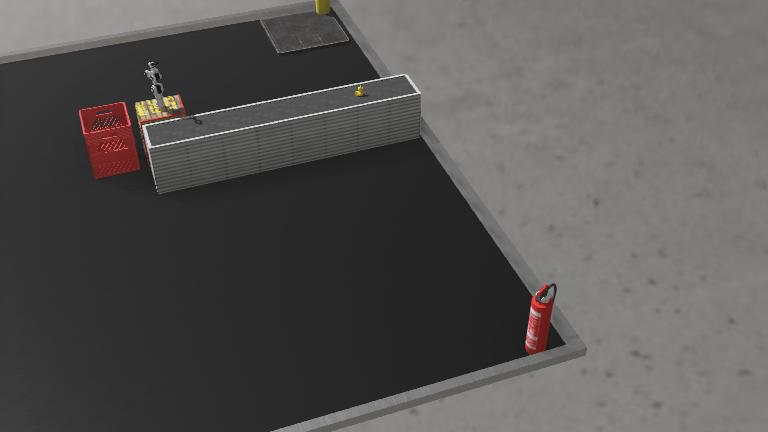
#> input picture worlds/.ps3.jpg, 768 x 432 px
$ python -i ur5_controller.py   (imports and definitions only)
#> lines starting #> are read from the running program, lines starting #| are printed output that depends on the picture; after the words box and inside, x2 and y2 are one past the last pixel; in counts of white or black regions, pixels touching at a corner belong together
#> further down, picture is the input picture: shape (432, 768, 3); mean B, G, R 83.8, 84.9, 86.6
# ===================== Imports =====================
from controller import Supervisor
import cv2
import numpy as np
import sys

# ===================== Defines =====================
TIME_STEP = 32
GRASP_DISTANCE = 200  # Distance pour confirmer la position de grasp
GRASP_DELAY_STEPS = int(1.0 / (TIME_STEP / 1000))
STARTUP_DELAY_STEPS = int(2.0 / (TIME_STEP / 1000))  # 2 secondes au démarrage
POSITION_TOLERANCE = 0.4  # Tolérance pour considérer qu'un joint a atteint sa position

# ===================== States =====================
STARTUP = -1
WAITING = 0
ALIGNING = 1
GRASPING = 2
ROTATING = 3
RELEASING = 4
ROTATING_BACK = 5

# ===================== Init =====================
# [1 line that did not run here, left out]
state = STARTUP
grasp_counter = 0
counter = 0
piece_orientation = 0.0
startup_counter = 0

# ===================== Conveyor (Supervisor Logic) =====================
# [1 line that did not run here, left out]
# [3 lines not run here, left out]

# [1 line that did not run here, left out]
CONVEYOR_RUNNING_SPEED = 0.2
# [1 line not run here, left out]

# ===================== Speed =====================
speed = 1.0
if len(sys.argv) == 2:
    speed = float(sys.argv[1])

# ===================== UR5 Motors =====================
ur_names = [
    "shoulder_pan_joint",
    "shoulder_lift_joint",
    "elbow_joint",
    "wrist_1_joint",
    "wrist_2_joint",
    "wrist_3_joint"
]
# [1 line that did not run here, left out]
# [2 lines not run here, left out]

# ===================== Position Sensors for all joints =====================
ur_position_sensors = []
# [4 lines not run here, left out]

# ===================== INITIAL POSE =====================
INITIAL_POSE = [
    0.0,
   -0.05,
   -0.9,
   -0.65,
   -1.5,
    0.0
]

# ===================== PICKING POSITION =====================
PICKING_POSITION = [
    0.0,
   -0.8,
    1.1,
   -1.5,
   -1.5,
    0.0  # wrist_3 sera remplacé par l'angle détecté
]

# Set initial pose
# [2 lines not run here, left out]

# ===================== Robotiq 2F-85 Gripper =====================
# Le gripper Robotiq2f85 a deux moteurs pour les doigts
# [1 line that did not run here, left out]
# [1 line that did not run here, left out]

# [15 lines not run here, left out]

# ===================== Camera =====================
# [1 line that did not run here, left out]
# [4 lines not run here, left out]

# ===================== Sensors =====================
# [1 line that did not run here, left out]
# [1 line not run here, left out]

# [1 line that did not run here, left out]
# [5 lines not run here, left out]

# ===================== Target positions =====================
target_positions = [-1.88, -2.14, -2.38, -1.51]

# ===================== Zone de détection fixe =====================
DETECTION_ZONE_CENTER_X = 320
DETECTION_TOLERANCE = 50

# ===================== Helper Functions =====================
def check_position_reached(target_positions, tolerance=POSITION_TOLERANCE):
    """Vérifie si tous les joints ont atteint leur position cible"""
    for i, sensor in enumerate(ur_position_sensors):
        current_pos = sensor.getValue()
        target_pos = target_positions[i]
        if abs(current_pos - target_pos) > tolerance:
            return False
    return True

# ===================== Fonction de détection améliorée =====================
def detect_piece_orientation(img):
    """
    Détecte la pièce verte et calcule son orientation.
    Retourne: (orientation_angle, center_x, center_y, detected)
    """
    hsv = cv2.cvtColor(img, cv2.COLOR_BGR2HSV)
#> hsv: shape (432, 768, 3); mean H, S, V 13.2, 6.4, 86.6

    # Masque vert amélioré
    lower_green = np.array([40, 60, 60])
    upper_green = np.array([80, 255, 255])
    mask = cv2.inRange(hsv, lower_green, upper_green)
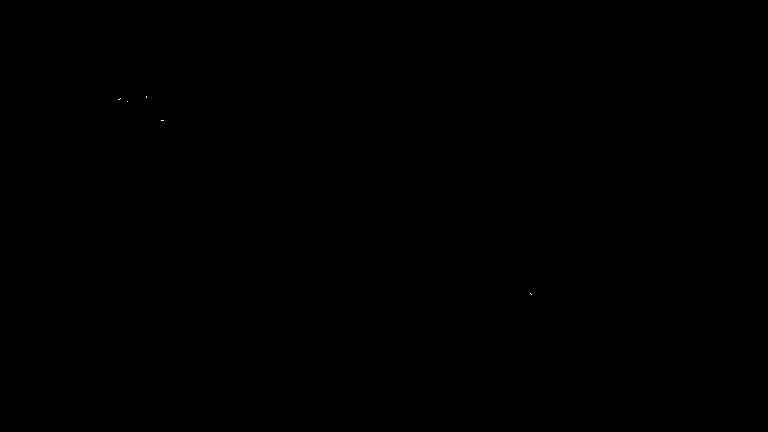
#> mask: shape (432, 768); 0% white in thin lines or dots, all inside (x1, y1, x2, y2) = (118, 96, 532, 295)

    # Morphologie pour nettoyer le masque
    kernel = np.ones((5, 5), np.uint8)
    mask = cv2.morphologyEx(mask, cv2.MORPH_OPEN, kernel)
#> mask: shape (432, 768); every value is 0
    mask = cv2.morphologyEx(mask, cv2.MORPH_CLOSE, kernel)

    # Trouver les contours DIRECTEMENT sur le masque
    contours, _ = cv2.findContours(mask, cv2.RETR_EXTERNAL, cv2.CHAIN_APPROX_SIMPLE)
#> contours = []

    if len(contours) == 0:
        return 0.0, 0, 0, False

    # Trouver le plus grand contour (la pièce)
    largest_contour = max(contours, key=cv2.contourArea)
    area = cv2.contourArea(largest_contour)

    # Filtrer les petits contours (bruit)
    if area < 500:
        return 0.0, 0, 0, False

    # Calculer le rectangle orienté minimum
    rect = cv2.minAreaRect(largest_contour)
    box = cv2.boxPoints(rect)
    box = np.int0(box)

    # Extraire les informations
    center = rect[0]
    size = rect[1]
    angle = rect[2]

    # Correction de l'angle OpenCV
    width, height = size
    if width < height:
        angle = angle + 90

    # Dessiner le rectangle orienté
    cv2.drawContours(img, [box], 0, (0, 255, 255), 2)

    # Dessiner le centre
    cx, cy = int(center[0]), int(center[1])
    cv2.circle(img, (cx, cy), 5, (255, 0, 0), -1)

    # Dessiner l'axe d'orientation
    length = 50
    angle_rad = np.deg2rad(angle)
    end_x = int(cx + length * np.cos(angle_rad))
    end_y = int(cy + length * np.sin(angle_rad))
    cv2.line(img, (cx, cy), (end_x, end_y), (255, 0, 255), 2)

    return angle, cx, cy, True

# ===================== Fonction pour vérifier si pièce dans zone =====================
def is_piece_in_detection_zone(center_x):
    """Vérifie si la pièce est dans la zone de détection fixe"""
    return abs(center_x - DETECTION_ZONE_CENTER_X) < DETECTION_TOLERANCE

# ===================== Main Loop =====================
# [174 lines not run here, left out]

>>> import cv2
>>> picture = cv2.imread('../../worlds/.ps3.jpg')
>>> result = detect_piece_orientation(picture)
#> result = (0, 0, 0, False)
